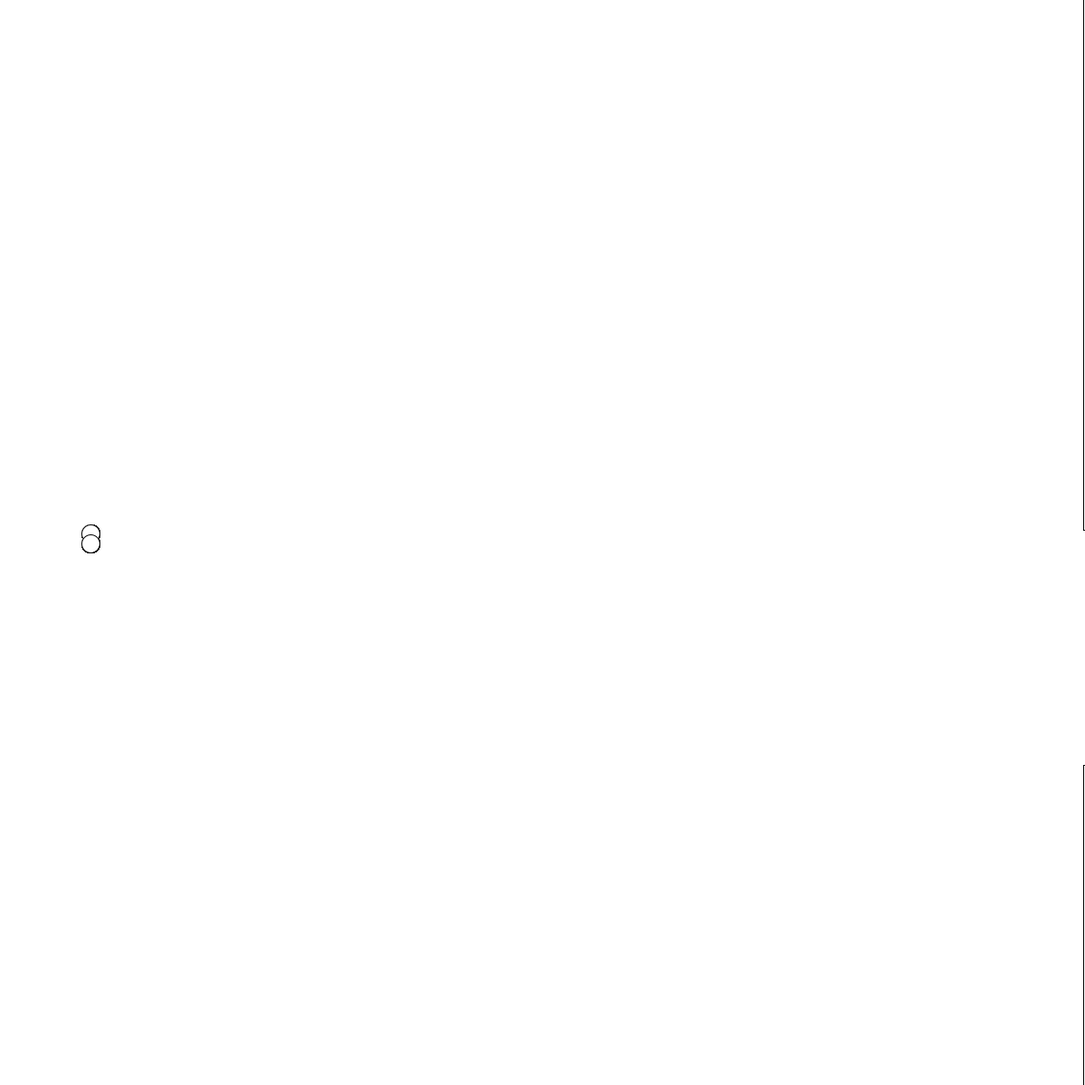
Frame 1 (no input)
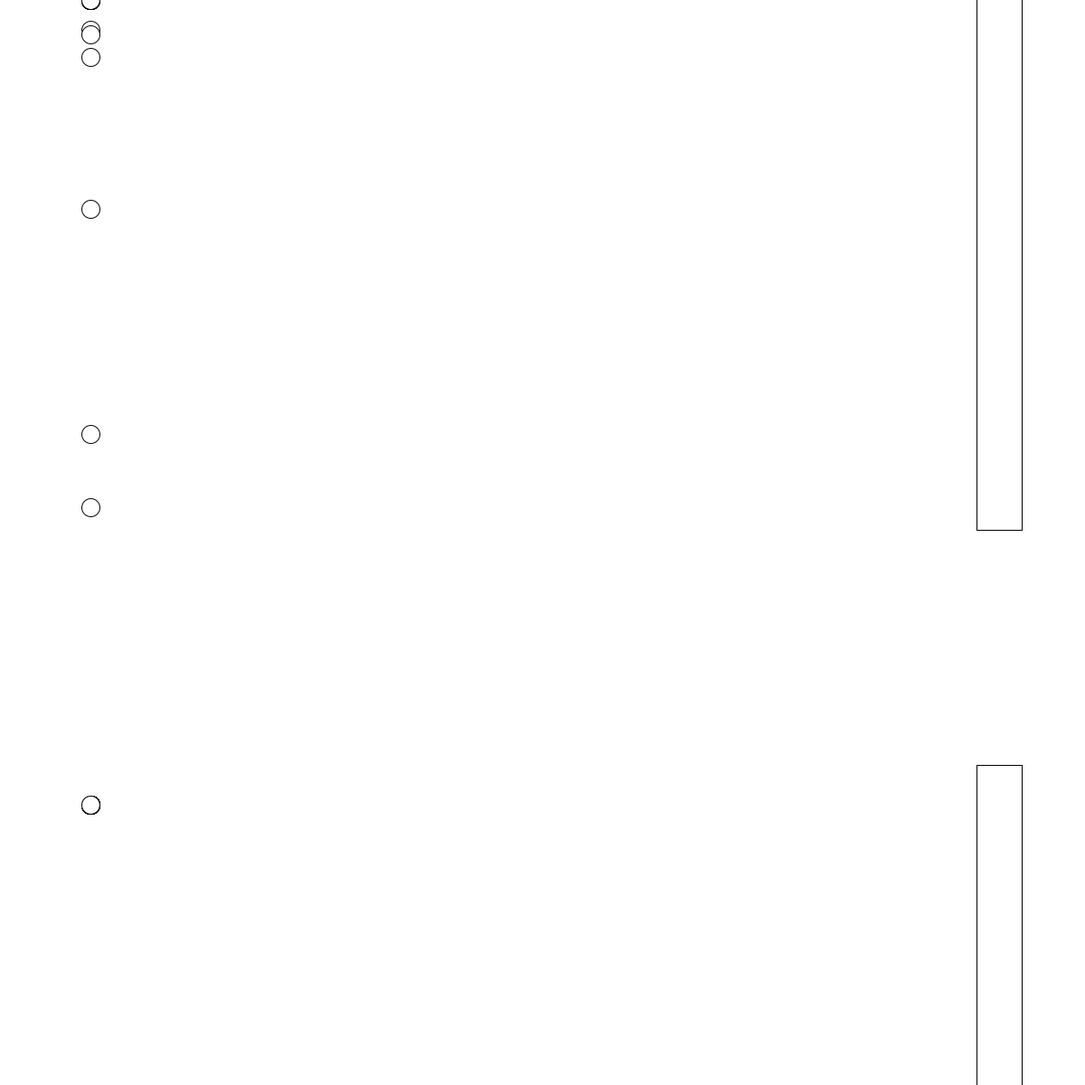
Frame 60 (the mouse pressed at the canvas centre just before this capture)
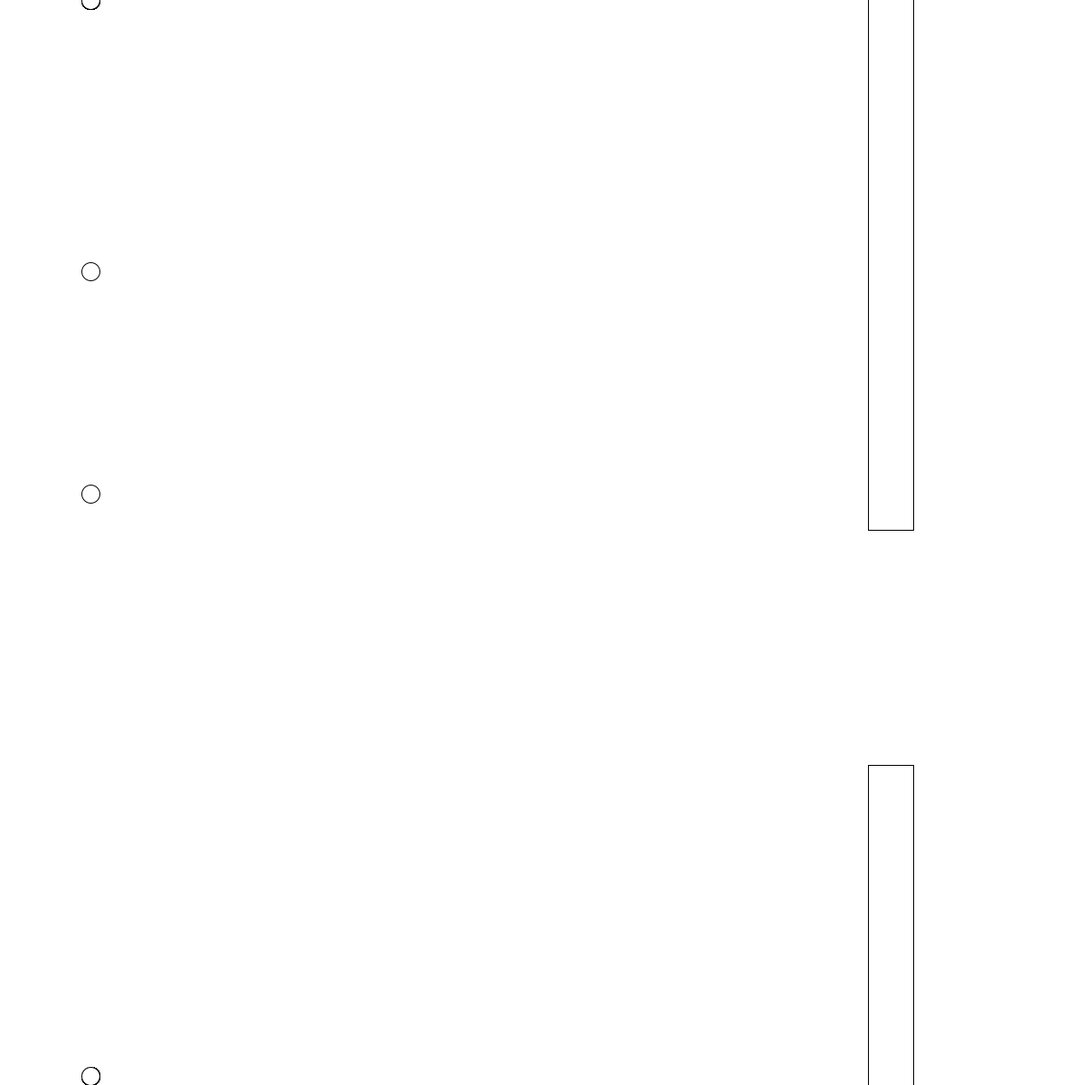
Frame 120 (the mouse held since frame 60 and released just before this capture)

The Processing sketch that drew these frames (run headless with seeded random() and noise(); from frame 60 on, the mouse is pressed at the canvas centre):

// Processing sketch: flappy_bird
// ── flappy_bird.pde
ArrayList<Pipe> pipes;
Bird[] birds;
float distanceBetweenPipes = 300*2;
float gap = 120*2;
float pipeWidth = 50;
float speed = 2;
int ceiling = 0;
float startPosX = 100;
float startPosY = 300;
float mutationProb = 0.1;
float mutationDeg = 0.5;
boolean newRound = false;
int populationSize = 100;
int generationCounter;
int framerate = 200;

void setup() {
  size(1200, 1200);
  pipes = new ArrayList<Pipe>();
  pipes.add(new Pipe(width, height, gap, pipeWidth, speed));
  birds = new Bird[populationSize];
  generationCounter = 0;
   
  for (int i = 0; i < populationSize; i++) {
    birds[i] = new Bird(0, height/2, new Brain());
  }
}

void draw() {
  background(255);
  frameRate(framerate);
  
  if (!newRound) {
    boolean birdAlive = false;
    
    for (Bird b : birds) {
      fitness(b);
      if (!b.hasCollided(pipes) && b.alive) {
        birdAlive = true;
        Pipe nextPipe = b.getNextPipe(pipes);
        
        float nextPipeX = map(nextPipe.x, b.x, width, 0, 1);
        float nextPipeTop = map(nextPipe.bottomY + gap, 0, height, 0, 1);
        float nextPipeBottom = map(nextPipe.bottomY, 0, height, 0, 1);
        float birdY = map(b.y, 0, height, 0, 1);
        float birdVel = map(b.yVel, b.maxVel, b.terminalVel, 0, 1);
          
        if (0.5 < b.brain.feedforward(new float[]{nextPipeX, nextPipeTop, nextPipeBottom, birdY, birdVel})) {
          b.flap();
        }
        
        b.applyYForce(1);
        b.update(speed);
        
        if (b.y < 0) {
          b.y = 0;
        } else if (b.y > height) {
          b.y = height;
        }
        
        b.display();  
      } else {
        b.alive = false;
      }
    }
    
    if (!birdAlive) {
      newRound = true;
    }
      
    for (Pipe p : pipes) {
      p.update();
      p.display();
    }
  
    if (pipes.get(pipes.size()-1).x < width - distanceBetweenPipes) {
      pipes.add(new Pipe(width, height, gap, pipeWidth, speed));
    }
    
    if (pipes.get(0).x + gap < 0) {
      pipes.remove(0);
    }
  } else {
    generationCounter++;
    Bird[] sortedPop = sortPop(birds);
    Bird[] best = new Bird[4];
    
    float normalisedFitness = 0;
    
    for (int i = 0; i < best.length; i++) {
      best[i] = sortedPop[i];
      normalisedFitness += fitness(best[i]);
    }
    
    Bird[] newPop = new Bird[populationSize];
    
    for (int i = 0; i < populationSize; i++) {
      Bird b1 = new Bird(0, height/2, new Brain());
      Bird b2 = new Bird(0, height/2, new Brain());
      
      float keepTrack = 0;
      float rand = random(1);
      for (Bird b : best) {
        float prob = fitness(b) / normalisedFitness;
        if (rand <= prob + keepTrack) {
          b1 = b;
          break;
        }
        keepTrack += prob;
      }
      
      keepTrack = 0;
      rand = random(1);
      for (Bird b : best) {
        float prob = fitness(b) / normalisedFitness;
        if (rand <= prob + keepTrack) {
          b2 = b;
          break;
        }
        keepTrack += prob;
      }

      newPop[i] = crossover(b1, b2);
    }
    
    println("Generation " + generationCounter + " with high score " + fitness(best[0]));
    
    birds = newPop; 
    pipes = new ArrayList<Pipe>();
    pipes.add(new Pipe(width, height, gap, pipeWidth, speed));
    newRound = false;
    //print("Best fitness: " + fitness(best[0]));
  }
}

void keyPressed() {
  if (key == ENTER) {
    birds[0].flap();
  } else if (keyCode == 'S') {
    framerate = ceil(framerate/2);
  } else if (keyCode == 'W') {
    framerate *= 2;  
  }
  
  println("Framerate: " + framerate);
}

float[][] product(float[][] a, float[][] b){
  if (a[0].length != b.length){
    return null;
  } else {
    float[][] result = new float[a.length][b[0].length];
    for (int i = 0; i < result.length; i++){
      for (int j = 0; j < result[0].length; j++){
        float sum = 0;
        for (int k = 0; k < a[0].length; k++){
          sum += a[i][k] * b[k][j];
        }
        result[i][j] = sum;
      }
    }
    return result;
  }
}

Bird crossover(Bird b1, Bird b2) {
  int totalWeights = b1.brain.hiddenWeights.length * b1.brain.hiddenWeights[0].length
    + b1.brain.outputWeights.length * b1.brain.outputWeights[0].length;
  
  int crossoverPoint = floor(random((float)totalWeights));
  
  int counter = 0;
  Brain brain = new Brain();
  
  for (int i = 0; i < b1.brain.hiddenWeights.length; i++) {
    for (int j = 0; j < b1.brain.hiddenWeights[0].length; j++) {
      if (counter < crossoverPoint) {
        brain.hiddenWeights[i][j] = mutate(b1.brain.hiddenWeights[i][j]); //<>//
      } else {
        brain.hiddenWeights[i][j] = mutate(b2.brain.hiddenWeights[i][j]); //<>//
      }
      
      counter++;
    }
  }
  
  for (int i = 0; i < b1.brain.outputWeights.length; i++) {
    for (int j = 0; j < b1.brain.outputWeights[0].length; j++) {
      if (counter < crossoverPoint) {
        brain.outputWeights[i][j] = mutate(b1.brain.outputWeights[i][j]);
      } else {
        brain.outputWeights[i][j] = mutate(b2.brain.outputWeights[i][j]);
      }
      
      counter++;
    }
  }
  
  return new Bird(ceiling, startPosY, brain);
}

Bird[] sortPop(Bird[] arr) {
  int n = arr.length;
  for (int i=1; i<n; ++i)
  {
      Bird k = arr[i];
      int j = i-1;
 
      /* Move elements of arr[0..i-1], that are
         greater than key to one position ahead
         of their current position */
      while (j >= 0 && fitness(arr[j]) < fitness(k))
      {
          arr[j+1] = arr[j];
          j = j-1;
      }
      arr[j+1] = k;
  }
  
  return arr;
}

float fitness(Bird bird) {
  Pipe nextPipe = bird.getNextPipe(pipes);
  float fitness = bird.distanceTravelled - abs((nextPipe.bottomY - gap/2) - bird.x);
  
  if (fitness > 20000 && fitness < 21000) {
    println("Found a bird which mastered the game!");
    println("Hidden Weights:");
    
    for (int i = 0; i < bird.brain.hiddenWeights.length; i++) {
      for (int j = 0; j < bird.brain.hiddenWeights[0].length; j++) {
        print(bird.brain.hiddenWeights[i][j] + " ");
      }
      println("");
    }
    
    println("Output Weights:");
    
    for (int i = 0; i < bird.brain.outputWeights.length; i++) {
      for (int j = 0; j < bird.brain.outputWeights[0].length; j++) {
        print(bird.brain.outputWeights[i][j] + " ");
      }
      println("");
    }
  }
  
  return fitness;
}

float mutate(float x) {
  if (random(1) < mutationProb) {
    return x + randomGaussian() * mutationDeg;
  } else {
    return x;
  }
}

// ── Bird.pde
class Bird {
  Brain brain;
  float x = 100;
  float y, yAcc, yVel;
  int ceiling;
  int radius = 20;
  float terminalVel = 5;
  float maxVel = -10;
  float distanceTravelled;
  boolean alive;
  
  Bird(int ceiling, float startPosY, Brain brain) {
     this.brain = brain;
     y = startPosY;
     this.ceiling = ceiling;
     yAcc = 0;
     yVel = 0;
     distanceTravelled = 0;
     alive = true;
  }
  
  void applyYForce(float force) {
    yAcc += force;
  }
  
  void update(float speed) {
    yVel += yAcc;
    
    if (yVel > terminalVel) {
      yVel = terminalVel;
    } else if (yVel < maxVel) {
      yVel = maxVel;
    }
    
    y += yVel;
    yAcc = 0;
    distanceTravelled += speed;
  }
  
  Pipe getNextPipe(ArrayList<Pipe> pipes) {
    Pipe pipe = pipes.get(pipes.size()-1);
    
    for (Pipe p : pipes) {
      if (p.x + p.size > this.x && abs(p.x - this.x) < abs(pipe.x - this.x)) {
        pipe = p;
      }
    }
    
    return pipe;
  }
  
  void display() {
    circle(x, y, radius);
  }
  
  void flap() {
    applyYForce(-15);
  }
  
  boolean hasCollided(ArrayList<Pipe> pipes) {
    for (Pipe p : pipes) {
      if (x < p.x || x > p.x + p.size) {
        continue;
      } else {
        return y + radius/2 >= p.bottomY || y + radius/2 <= p.bottomY - p.gap;
      }
    }
    
    return false;
  }
}

// ── Brain.pde
class Brain {
  int numInputs = 5;
  int numHidden = 8;
  int numOutput = 1;
  float[][] hiddenWeights;
  float[][] outputWeights;
  
  Brain() {
    hiddenWeights = new float[numInputs][numHidden];
    outputWeights = new float[numHidden][numOutput];
    
    for (int i = 0; i < numInputs; i++) {
      for (int j = 0; j < numHidden; j++) {
        hiddenWeights[i][j] = random(-1, 1);
      }
    }
    
    for (int i = 0; i < numHidden; i++) {
      for (int j = 0; j < numOutput; j++) {
        outputWeights[i][j] = random(-1, 1);
      }
    }
  }
    
  float feedforward(float[] input) {
    float[][] inputLayer = new float[1][numInputs];
    inputLayer[0] = input;
    float[][] hiddenLayer = product(inputLayer, hiddenWeights);
    hiddenLayer[0] = sigmoid(hiddenLayer[0]);
    float[][] outputLayer = product(hiddenLayer, outputWeights);
    return sigmoid(outputLayer[0][0]); //<>//
  }
  
  float sigmoid(float x) {
    return 1.0 / (1 + exp(-x));
  }
  
  float[] sigmoid(float[] xs) {
    for (int i = 0; i < xs.length; i++) {
      xs[i] = sigmoid(xs[i]);
    }
    
    return xs;
  }
}

// ── Pipe.pde
class Pipe {
  float x;
  float bottomY;
  float gap;
  float speed;
  float size;
  int screenWidth;
  int screenHeight;
  static final int minDistanceToEdgeOfScreen = 50;
  
  Pipe(int screenWidth, int screenHeight, float gap, float pipeWidth, float speed) {
    this.speed = speed;
    this.screenWidth = screenWidth;
    this.screenHeight = screenHeight;
    x = screenWidth;
    this.gap = gap;
    this.size = pipeWidth;
    bottomY = random(minDistanceToEdgeOfScreen + gap, screenHeight - minDistanceToEdgeOfScreen);
  }
  
  void update() {
    x -= speed;
  }
  
  boolean isRedundant() {
    return x + size < 0;
  }
  
  void display() {
    rect(x, -20, size, bottomY - gap);
    rect(x, bottomY  , size, screenHeight - bottomY);
  }
}
